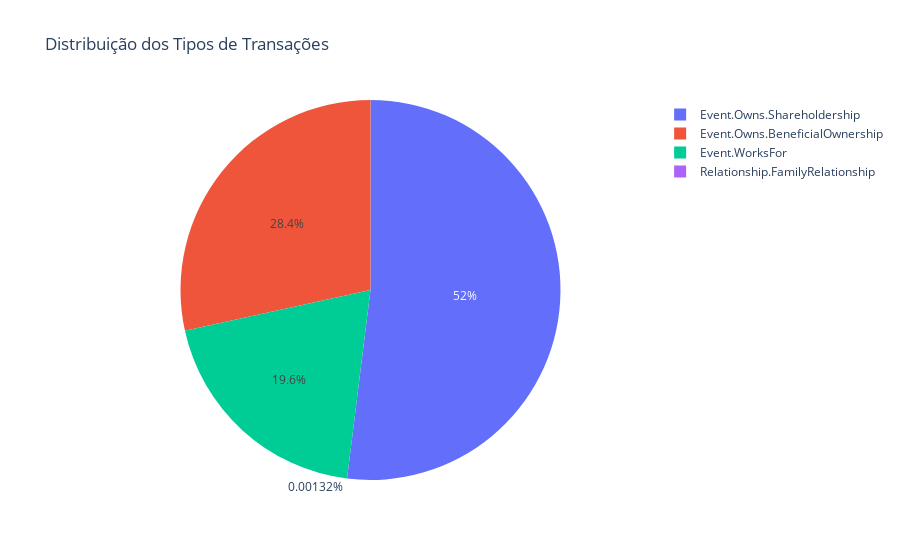

Source (notebook cell):
### Markdown cell above
Exemplos de Transações Comerciais Típicas e Atípicas
Para identificar e visualizar transações típicas e atípicas, vamos criar gráficos que mostrem a distribuição dos tipos de transações:

### Code cell
# Exemplo de transações típicas e atípicas
transaction_counts = df_links['type'].value_counts().reset_index()
transaction_counts.columns = ['TransactionType', 'Counts']

# Gráfico de pizza para mostrar a distribuição dos tipos de transações
fig = px.pie(transaction_counts, values='Counts', names='TransactionType', title='Distribuição dos Tipos de Transações')
fig.show()

### Figure 1 — Plotly figure (JSON) as saved in the notebook; plotly's stock layout.template omitted (floating-point values rounded to 4 significant figures)
{"data": [{"domain": {"x": [0, 1], "y": [0, 1]}, "hovertemplate": "TransactionType=%{label}<br>Counts=%{value}<extra></extra>", "labels": ["Event.Owns.Shareholdership", "Event.Owns.BeneficialOwnership", "Event.WorksFor", "Relationship.FamilyRelationship"], "legendgroup": "", "name": "", "showlegend": true, "type": "pie", "values": [39333, 21531, 14816, 1]}], "layout": {"legend": {"tracegroupgap": 0}, "title": {"text": "Distribuição dos Tipos de Transações"}}}
